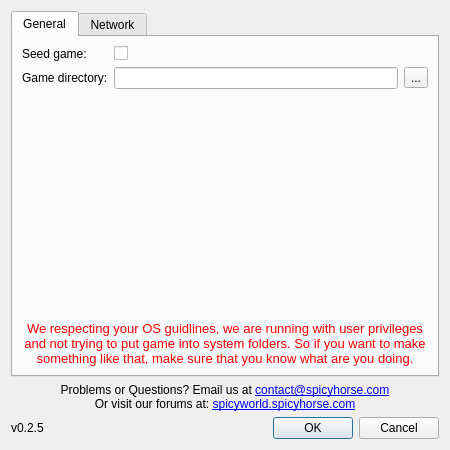
<?xml version="1.0" encoding="UTF-8"?>
<ui version="4.0">
 <class>SettingsDialog</class>
 <widget class="QDialog" name="SettingsDialog">
  <property name="windowModality">
   <enum>Qt::ApplicationModal</enum>
  </property>
  <property name="geometry">
   <rect>
    <x>0</x>
    <y>0</y>
    <width>450</width>
    <height>450</height>
   </rect>
  </property>
  <property name="sizePolicy">
   <sizepolicy hsizetype="Minimum" vsizetype="Minimum">
    <horstretch>0</horstretch>
    <verstretch>0</verstretch>
   </sizepolicy>
  </property>
  <property name="windowTitle">
   <string>Launcher Settings</string>
  </property>
  <layout class="QGridLayout" name="gridLayout_3">
   <item row="2" column="1">
    <widget class="QDialogButtonBox" name="buttonBox">
     <property name="orientation">
      <enum>Qt::Horizontal</enum>
     </property>
     <property name="standardButtons">
      <set>QDialogButtonBox::Cancel|QDialogButtonBox::Ok</set>
     </property>
    </widget>
   </item>
   <item row="1" column="0" colspan="2">
    <widget class="QLabel" name="supportLabel">
     <property name="text">
      <string>&lt;html&gt;&lt;head/&gt;&lt;body&gt;&lt;p&gt;Problems or Questions? Email us at &lt;a href=&quot;mailto:contact@spicyhorse.com&quot;&gt;&lt;span style=&quot; text-decoration: underline; color:#0000ff;&quot;&gt;contact@spicyhorse.com&lt;/span&gt;&lt;/a&gt;&lt;br/&gt;Or visit our forums at: &lt;a href=&quot;http://spicyworld.spicyhorse.com&quot;&gt;&lt;span style=&quot; text-decoration: underline; color:#0000ff;&quot;&gt;spicyworld.spicyhorse.com&lt;/span&gt;&lt;/a&gt;&lt;/p&gt;&lt;/body&gt;&lt;/html&gt;</string>
     </property>
     <property name="alignment">
      <set>Qt::AlignCenter</set>
     </property>
     <property name="openExternalLinks">
      <bool>true</bool>
     </property>
    </widget>
   </item>
   <item row="2" column="0">
    <widget class="QLabel" name="dataPathLabel_2">
     <property name="text">
      <string>v0.2.5</string>
     </property>
    </widget>
   </item>
   <item row="0" column="0" colspan="2">
    <widget class="QTabWidget" name="tabWidget">
     <property name="currentIndex">
      <number>0</number>
     </property>
     <widget class="QWidget" name="generalTab">
      <attribute name="title">
       <string>General</string>
      </attribute>
      <layout class="QGridLayout" name="gridLayout_2">
       <item row="2" column="0">
        <spacer name="generalVerticalSpacer">
         <property name="orientation">
          <enum>Qt::Vertical</enum>
         </property>
         <property name="sizeHint" stdset="0">
          <size>
           <width>20</width>
           <height>40</height>
          </size>
         </property>
        </spacer>
       </item>
       <item row="1" column="1">
        <widget class="QLineEdit" name="dataPathEdit">
         <property name="sizePolicy">
          <sizepolicy hsizetype="Expanding" vsizetype="Fixed">
           <horstretch>0</horstretch>
           <verstretch>0</verstretch>
          </sizepolicy>
         </property>
         <property name="readOnly">
          <bool>true</bool>
         </property>
        </widget>
       </item>
       <item row="1" column="2">
        <widget class="QToolButton" name="dataPathButton">
         <property name="text">
          <string>...</string>
         </property>
        </widget>
       </item>
       <item row="3" column="0" colspan="3">
        <widget class="QLabel" name="label">
         <property name="text">
          <string>&lt;html&gt;&lt;head/&gt;&lt;body&gt;&lt;p&gt;&lt;span style=&quot; font-size:10pt; color:#ff0000;&quot;&gt;We respecting your OS guidlines, we are running with user privileges and not trying to put game into system folders. So if you want to make something like that, make sure that you know what are you doing.&lt;/span&gt;&lt;/p&gt;&lt;/body&gt;&lt;/html&gt;</string>
         </property>
         <property name="textFormat">
          <enum>Qt::RichText</enum>
         </property>
         <property name="alignment">
          <set>Qt::AlignCenter</set>
         </property>
         <property name="wordWrap">
          <bool>true</bool>
         </property>
        </widget>
       </item>
       <item row="1" column="0">
        <widget class="QLabel" name="dataPathLabel">
         <property name="text">
          <string>Game directory:</string>
         </property>
        </widget>
       </item>
       <item row="0" column="1">
        <widget class="QCheckBox" name="seedCheckBox">
         <property name="sizePolicy">
          <sizepolicy hsizetype="Maximum" vsizetype="Fixed">
           <horstretch>0</horstretch>
           <verstretch>0</verstretch>
          </sizepolicy>
         </property>
         <property name="text">
          <string/>
         </property>
        </widget>
       </item>
       <item row="0" column="0">
        <widget class="QLabel" name="seedLabel">
         <property name="text">
          <string>Seed game:</string>
         </property>
        </widget>
       </item>
      </layout>
     </widget>
     <widget class="QWidget" name="networkTab">
      <attribute name="title">
       <string>Network</string>
      </attribute>
      <layout class="QGridLayout" name="gridLayout">
       <item row="5" column="0" colspan="3">
        <widget class="QCommandLinkButton" name="debugLinkButton">
         <property name="text">
          <string>Generate Debug data for support Team</string>
         </property>
         <property name="icon">
          <iconset resource="assets.qrc">
           <normaloff>:/images/attention.png</normaloff>:/images/attention.png</iconset>
         </property>
        </widget>
       </item>
       <item row="3" column="0">
        <widget class="QLabel" name="utpLabel">
         <property name="text">
          <string>Enable µTP:</string>
         </property>
        </widget>
       </item>
       <item row="0" column="2">
        <widget class="QSpinBox" name="downloadSpin">
         <property name="enabled">
          <bool>false</bool>
         </property>
         <property name="sizePolicy">
          <sizepolicy hsizetype="Maximum" vsizetype="Fixed">
           <horstretch>0</horstretch>
           <verstretch>0</verstretch>
          </sizepolicy>
         </property>
         <property name="suffix">
          <string> KiB/s</string>
         </property>
         <property name="minimum">
          <number>32</number>
         </property>
         <property name="maximum">
          <number>1000000</number>
         </property>
        </widget>
       </item>
       <item row="1" column="2">
        <widget class="QSpinBox" name="uploadSpin">
         <property name="enabled">
          <bool>false</bool>
         </property>
         <property name="sizePolicy">
          <sizepolicy hsizetype="Maximum" vsizetype="Fixed">
           <horstretch>0</horstretch>
           <verstretch>0</verstretch>
          </sizepolicy>
         </property>
         <property name="suffix">
          <string> KiB/s</string>
         </property>
         <property name="minimum">
          <number>32</number>
         </property>
         <property name="maximum">
          <number>1000000</number>
         </property>
        </widget>
       </item>
       <item row="2" column="0">
        <widget class="QLabel" name="maxConnectionsLabel">
         <property name="text">
          <string>Max connections:</string>
         </property>
        </widget>
       </item>
       <item row="1" column="1">
        <widget class="QCheckBox" name="uploadCheckBox">
         <property name="sizePolicy">
          <sizepolicy hsizetype="Maximum" vsizetype="Fixed">
           <horstretch>0</horstretch>
           <verstretch>0</verstretch>
          </sizepolicy>
         </property>
         <property name="text">
          <string/>
         </property>
        </widget>
       </item>
       <item row="1" column="0">
        <widget class="QLabel" name="uploadLimitLabel">
         <property name="text">
          <string>Upload limit:</string>
         </property>
        </widget>
       </item>
       <item row="2" column="2">
        <widget class="QSpinBox" name="connectionsSpin">
         <property name="sizePolicy">
          <sizepolicy hsizetype="Maximum" vsizetype="Fixed">
           <horstretch>0</horstretch>
           <verstretch>0</verstretch>
          </sizepolicy>
         </property>
         <property name="minimum">
          <number>8</number>
         </property>
         <property name="maximum">
          <number>256</number>
         </property>
         <property name="value">
          <number>32</number>
         </property>
        </widget>
       </item>
       <item row="0" column="1">
        <widget class="QCheckBox" name="downloadCheckBox">
         <property name="sizePolicy">
          <sizepolicy hsizetype="Maximum" vsizetype="Fixed">
           <horstretch>0</horstretch>
           <verstretch>0</verstretch>
          </sizepolicy>
         </property>
         <property name="text">
          <string/>
         </property>
        </widget>
       </item>
       <item row="0" column="0">
        <widget class="QLabel" name="downloadLimitLabel">
         <property name="text">
          <string>Download limit:</string>
         </property>
        </widget>
       </item>
       <item row="4" column="0">
        <spacer name="verticalSpacer">
         <property name="orientation">
          <enum>Qt::Vertical</enum>
         </property>
         <property name="sizeHint" stdset="0">
          <size>
           <width>20</width>
           <height>101</height>
          </size>
         </property>
        </spacer>
       </item>
       <item row="3" column="1">
        <widget class="QCheckBox" name="utpCheckBox">
         <property name="sizePolicy">
          <sizepolicy hsizetype="Maximum" vsizetype="Fixed">
           <horstretch>0</horstretch>
           <verstretch>0</verstretch>
          </sizepolicy>
         </property>
         <property name="text">
          <string/>
         </property>
        </widget>
       </item>
      </layout>
     </widget>
    </widget>
   </item>
  </layout>
 </widget>
 <tabstops>
  <tabstop>seedCheckBox</tabstop>
  <tabstop>dataPathEdit</tabstop>
  <tabstop>dataPathButton</tabstop>
  <tabstop>buttonBox</tabstop>
  <tabstop>downloadCheckBox</tabstop>
  <tabstop>downloadSpin</tabstop>
  <tabstop>uploadCheckBox</tabstop>
  <tabstop>uploadSpin</tabstop>
  <tabstop>connectionsSpin</tabstop>
  <tabstop>utpCheckBox</tabstop>
  <tabstop>debugLinkButton</tabstop>
  <tabstop>tabWidget</tabstop>
 </tabstops>
 <resources>
  <include location="assets.qrc"/>
 </resources>
 <connections>
  <connection>
   <sender>buttonBox</sender>
   <signal>accepted()</signal>
   <receiver>SettingsDialog</receiver>
   <slot>accept()</slot>
   <hints>
    <hint type="sourcelabel">
     <x>248</x>
     <y>254</y>
    </hint>
    <hint type="destinationlabel">
     <x>157</x>
     <y>274</y>
    </hint>
   </hints>
  </connection>
  <connection>
   <sender>buttonBox</sender>
   <signal>rejected()</signal>
   <receiver>SettingsDialog</receiver>
   <slot>reject()</slot>
   <hints>
    <hint type="sourcelabel">
     <x>316</x>
     <y>260</y>
    </hint>
    <hint type="destinationlabel">
     <x>286</x>
     <y>274</y>
    </hint>
   </hints>
  </connection>
 </connections>
</ui>
